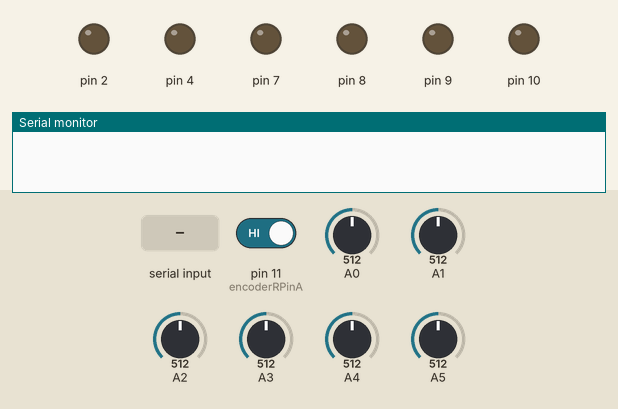
This sketch was run on a simulated Arduino Uno, built with avr-gcc and run on an emulated ATmega328P. Parts: output pins drawn as LEDs (lit = HIGH), the last lines printed to the serial monitor. The test bench sets the inputs (shaded band); at power-on: A1 = 512, pin 11 (encoderRPinA) HIGH, A0 = 512, A2 = 512, A3 = 512, A4 = 512, A5 = 512.

Above: at 1.2 s.
1.3 s: "w" received over Serial
At 3.5 s:
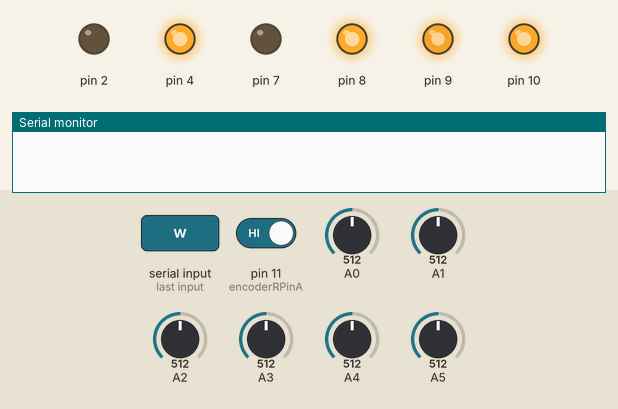
4.3 s: A1 set to 476
6.3 s: A1 set to 454
7.8 s: "y" received over Serial
At 9.8 s:
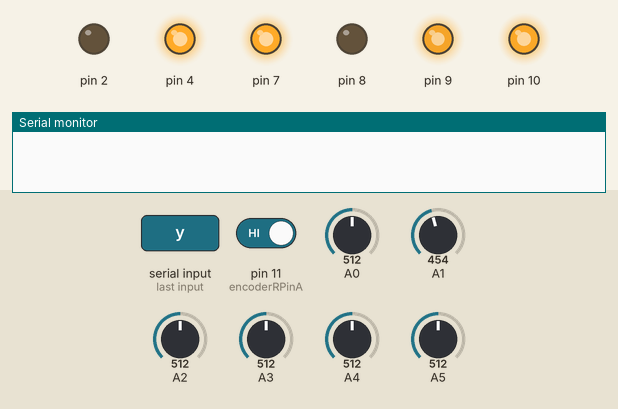
10.3 s: "f90\n" received over Serial
At 12.1 s:
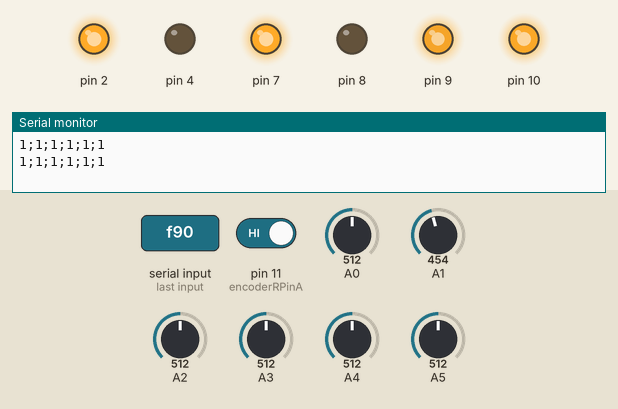
12.8 s: "x" received over Serial
At 14.8 s:
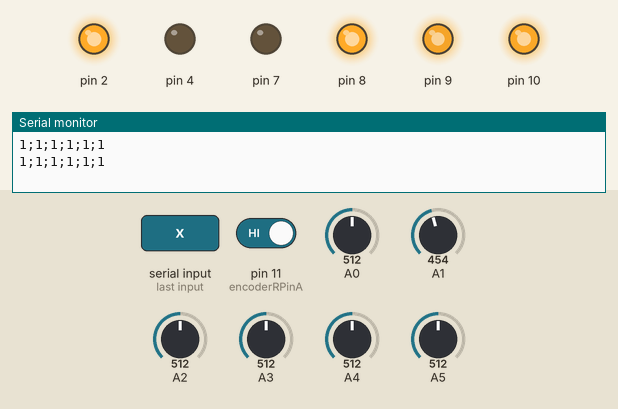
Timing chart, 0 to 16.3 s (numbered marks = the images above; inputs shaded):
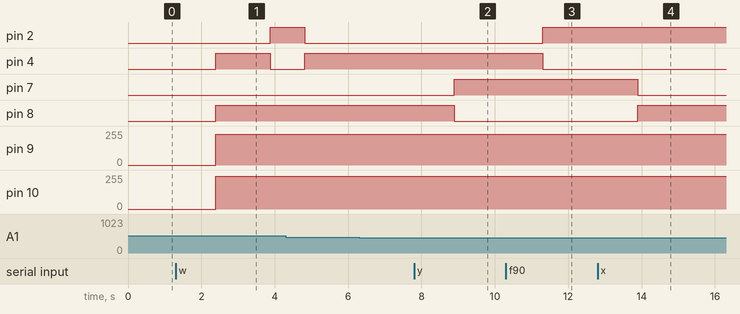

The sketch:

main.ino
```cpp
#include "DualVNH5019MotorShield.h"
#include "PinChangeInt.h"
#include <string.h>
//0.4;0.8;0.02775;0.5;0.75;0.02 decent bluetack battery, not fully charged
//0.3;0.8;0.02775;0.5;0.75;0.02 for no bluetack battery, not fully charged
// ;p;0.35;0.2;0.01;0.4;0.2.0;0.008;60 -- no bluetack battery
//with small battery, kp left = 13, kp right = 20
//with big battery, 17;1.5;0;20;2;0;26;26;10;100;250 can go 10 squares`


// newest: long distance: fffff;p;0.33;0.15;0.01;0.52;0.24;0.01;60
// newest newest: long dist: f;p;0.75;0.25;0.02;0.6;0.24;0.01;60
// f;p;0.43;0.15;0.02;0.52;0.38;0.02;60
#define L1 A1
#define F3 A0
#define R2 A2
#define R1 A3
#define F1 A4
#define BACK A5

#define TEST_TIME 0.002
#define READ_TIMES 17
#define FORWARD 0
#define ROTATE_CW 1
#define ROTATE_CCW 2
#define BACKWARD 3

const int encoderRPinA = 11;
const int encoderRPinB = 13;
const int encoderLPinA = 3;
const int encoderLPinB = 5;
const double iteration_time = 10;
const double wheel_radius = 3; // cm
const double robot_radius = 9.5; // cm
const double adjustEpsilon = 0.15;
const double desiredDistFromWall = 5.3;
const double diffAdjustBack = 0.3;
const double adjustDelay = 100;
const double adjustIterations = 5;
const int senseDelay = 550;
const int turnSenseDelay = 850;
const int pidOffset = 200;
//blutack
//const double leftTurnAngle = 85;
//const double rightTurnAngle = 88;

//////no blutack
// double leftTurnAngle = 87;
// double rightTurnAngle = 89;

double leftTurnAngle = 81;
double rightTurnAngle = 81;
double oneGridOffset = -0.1;
int fpDelay = 500;

//const double leftTurnAngle = 85;
//const double rightTurnAngle = 89;

volatile int encoderRPos = 0;
int encoderRPinALast = LOW;

volatile int encoderLPos = 0;
int encoderLPinALast = LOW;

double prevError = 0;
int leftForward = 364;
int rightForward = 387;

DualVNH5019MotorShield md;

int ticksDistance = 0;
double currentPulseTime1 = 0, prevPulseTime1 = 0;
double currentPulseTime2 = 0, prevPulseTime2 = 0;
double desired_rpm = 80;
bool running;

//---------PID-----------//

double errorPriorL = 0, integralL = 0, errorPriorR = 0, integralR = 0;
int leftPrevTicks = 0, rightPrevTicks = 0;
//double kpl = 0.16, kil = 0.014, kdl = 0.032, kpr = 0.97, kir = 0.87, kdr = 0.01, kp = 1.6, ki = 0.3, kd = 0.6; // for short distance blutack
//double kpl = 0.08, kil = 0.014, kdl = 0.032, kpr = 0.97, kir = 0.87, kdr = 0.01, kp = 1.6, ki = 0.3, kd = 0.6; // for short distance no blutack
//double kpl = 0.0325, kil = 0.014, kdl = 0.032, kpr = 0.97, kir = 0.87, kdr = 0.01, kp = 1.6, ki = 0.3, kd = 0.6; // for short distance blutack
//0.08;0.014;0.032;0.5;0.13;0.01;80;5
//double kpl = 0.08, kil = 0.014, kdl = 0.032, kpr = 0.5, kir = 0.13, kdr = 0.01, kp = 1.6, ki = 0.3, kd = 0.6;
//2.52;10;0.1;10;10;0.1;70;200
//2.9;0;0.2;10;15;0.1;80;200
//double kpl = 2.52, kil = 10, kdl = 0.1, kpr = 10, kir = 10, kdr = 0.1, kp = 1.6, ki = 0.3, kd = 0.6;
double kpl = 1.2, kil = 0, kdl = 0.2, kpr = 10, kir = 15, kdr = 0.1, kp = 1.6, ki = 0.3, kd = 0.6;
int leftRampupOffset, rightRampupOffset, rampUpDelay, leftBreak, rightBreak, delay_offset = 0;

//--------Main---------//

void setup() {
  pinMode (encoderLPinA, INPUT);
  pinMode (encoderLPinB, INPUT);
  pinMode (encoderRPinA, INPUT);
  pinMode (encoderRPinB, INPUT);
  running = false;
  Serial.begin(9600);
  PCintPort::attachInterrupt(encoderLPinA, &doEncoderLeft, RISING);
  PCintPort::attachInterrupt(encoderRPinA, &doEncoderRight, RISING);
  md.init();
}

bool done = false;
int count = 1;
float rpms[200];
int leftTickCount[100];
int rightTickCount[100];
int tickDiff[100];

void loop() {
  String command;
  if (Serial.available() > 0) {
    command = Serial.readString();
    Serial.flush();
   convertCommand(command);
//    readCommand(command);
  }
}

void readCommand(String instruction) {
  //  Serial.println(instruction);

  int curCount = 0, curId = 0;
  char curChar = instruction[0];
//  if (instruction.length() > 1) fpDelay = 500;
//  else fpDelay = 0;
  while (curId < instruction.length()) {
    curChar = instruction[curId];
    while (curId + curCount < instruction.length() && instruction[curId + curCount] == curChar)
      curCount++;
    int tCurCount = curCount;
    switch (curChar) {
      case 'f':
        while (curCount > 0) {
          if (curCount > 5) {
            forward(5);
            curCount -= 5;
            delay(200);
          }
          else {
            forward(curCount);
            break;
          }

        }
        curCount = tCurCount;
        delay(senseDelay);
        readSensors(true);
        break;
      case 'b':
        backward(curCount); readSensors(true);
        break;
      case 'l':
        turnLeft(leftTurnAngle * curCount);
        delay(turnSenseDelay);
          readSensors(true);
        break;
      case 'r':
        turnRight(rightTurnAngle * curCount);
        delay(turnSenseDelay);
          readSensors(true);
        break;
      case 's':
        readSensors(true); break;
      case 'x': //front
        adjust(true);
        readSensors(true);
        break;
      case 'y': //left
        adjust(false);
        readSensors(true);
        break;
      case 'z':
        readSensors(false); break;
      case 'w':
        fpAdjust(true); break;
      case 'u':
        fpAdjust(false); break;
    }

    curId += curCount;
    curCount = 0;
    if (instruction.length() > 5) delay(fpDelay);
  }

}

double adjustAngle(bool isFront) {
  int maxIter = 0;
  double left;
  double right;
  while (1) {
    if (maxIter >= adjustIterations) break;
    double distBetweenSensors;

    if (isFront) {
      left = readSingleSensor(L1, 51) - 5.1;
      right = readSingleSensor(R2, 51) - 4.9;
      distBetweenSensors = 18.0;
    }
    else {
      left = readSingleSensor(R1, 51) - 7.7;
      right = readSingleSensor(F1, 51) - 8.0;
      distBetweenSensors = 18.0;
    }
    if (left < 0 || right < 0) return 0;

    double sensorDifference = left - right;
    if (abs(sensorDifference) > 10) return 0;
    //    Serial.println(left);
    //    Serial.println(right);
    //check dist between sensors
    double degreesToTurn = atan2(abs(sensorDifference), distBetweenSensors) / PI * 180;
    if (degreesToTurn > 25) break;
    degreesToTurn = constrain(degreesToTurn, 0, 3);
    // Serial.println(sensorDifference);
    if (abs(sensorDifference) < adjustEpsilon) {
      break;
    }
    // Serial.println(degreesToTurn);
    if (sensorDifference > 0) {
      turnRight(degreesToTurn);
    }
    else {
      turnLeft(degreesToTurn);
    }
    delay(adjustDelay);
    maxIter++;
  }
  return (left + right) / 2;
}

void adjust(bool isFront) {
  // Serial.println("start calibrating..");
  double meanSensorReading = adjustAngle(isFront);
  if (meanSensorReading == 0) return;

  //      Serial.println("done");

//  double meanSensorReading = (left + right) / 2;
  if (isFront) {
    adjustDist(meanSensorReading, false);
  }
  else if (abs(meanSensorReading) >= 7 && abs(meanSensorReading) <= 12) {
    turnLeft(leftTurnAngle);
    delay(senseDelay);
    adjust(true);
    delay(senseDelay);
    turnRight(rightTurnAngle);
    delay(senseDelay);
    adjustAngle(false);
  }
  integralL = 0;
  integralR = 0;
}

void adjustDist(double distToWallFront, bool isFastestPath) {
  //  Serial.print("---");
  //  Serial.println(distToWallFront);

//  if (isFastestPath) {
//    goDigitatlDist(distToWallFront - desired
//    return;
//  }

  if (!isFastestPath && distToWallFront > 13) return;

  double distDiff = distToWallFront - desiredDistFromWall;
  int dir;
  if (distDiff > 0)
    dir = FORWARD;
  else
    dir = BACKWARD;
  if (dir == BACKWARD) {
    distDiff += diffAdjustBack;
  }
  if (abs(distDiff) <= adjustEpsilon) return;
  goDigitalDist(abs(distDiff), dir, false);

}

void fpAdjust(bool isNorth) {
  double left = readSingleSensor(L1, 51) - 5.1;
  double right = readSingleSensor(R2, 51) - 4.9;
  double mean = (left + right) / 2;
  adjustDist(mean, true);
  delay(turnSenseDelay);
  adjustAngle(true);
  delay(senseDelay);
  if (isNorth) turnRight(rightTurnAngle);
  else turnLeft(leftTurnAngle);
  delay(turnSenseDelay);
  left = readSingleSensor(L1, 51) - 5.1;
  right = readSingleSensor(R2, 51) - 4.9;
  mean = (left + right) / 2;
  adjustDist(mean, true);
}

double getOffset(int noGrid) {
  double offset = 0;
  switch (noGrid) {
    case 1: offset = oneGridOffset; break;
    case 2: offset = 0; break;
  }
  return offset;
}

void forward(int noGrid) {
  double offset = getOffset(noGrid);
  goDigitalDist(noGrid * 10 + offset, FORWARD, false);
}

void backward(int noGrid) {
  double offset = getOffset(noGrid);
  goDigitalDist(noGrid * 10 + offset, BACKWARD, false);
}

void turnLeft(double angle) {
  goDigitalDist(2 * PI * robot_radius * angle / 360, ROTATE_CCW, false);
}

void turnRight(double angle) {
  goDigitalDist(2 * PI * robot_radius * angle / 360, ROTATE_CW, false);
}

void doEncoderLeft() {
  if (encoderLPos <= ticksDistance && !(encoderLPos == 0 && ticksDistance == 0)) {
    encoderLPos++;
  } else if (encoderLPos > ticksDistance) {
    brake();
  }
  currentPulseTime1 = micros() - prevPulseTime1;
  prevPulseTime1 = micros();
}

void doEncoderRight() {
  if (encoderRPos <= ticksDistance && !(encoderRPos == 0 && ticksDistance == 0)) {
    encoderRPos++;
  } else if (encoderRPos > ticksDistance) {
    brake();
  }

  currentPulseTime2 = micros() - prevPulseTime2;
  prevPulseTime2 = micros();
}


//---------------Testing----------------//

void convertCommand(String command) {

  String curString, split[15];
  int curIndex = 0, splitId = 0;
  while (curIndex < command.length()) {
    curString = "";
    int index = curIndex;
    while (index < command.length() && command[index] != ';') {
      curString += command[index];
      index++;
    }
    split[splitId] = curString;
    splitId++;
    curIndex = index + 1;
    curString = "";
  }

  if (splitId == 1) {
    readCommand(split[0]);
    return;
  }

  if (split[1] == "p") {
    kpl = split[2].toFloat();
    kil = split[3].toFloat();
    kdl = split[4].toFloat();
    kpr = split[5].toFloat();
    kir = split[6].toFloat();
    kdr = split[7].toFloat();
    delay_offset = split[9].toFloat();
    desired_rpm = split[8].toFloat();
    readCommand(split[0]);

  } else if (split[1] == "n") {
    md.setSpeeds(split[2].toFloat(), split[3].toFloat());
    delay(4000);
    brake();
  } else if (split[1] == "d") {
    kp = split[2].toFloat();
    ki = split[3].toFloat();
    kd = split[4].toFloat();
    leftRampupOffset = split[5].toFloat();
    rightRampupOffset = split[6].toFloat();
    rampUpDelay = split[7].toFloat();
    leftBreak = split[8].toFloat();
    rightBreak = split[9].toFloat();

    readCommand(split[0]);
  } else if (split[1] == "m") {
    leftTurnAngle = split[2].toFloat();
    rightTurnAngle = split[3].toFloat();
    oneGridOffset = split[4].toFloat();
    leftForward = split[5].toFloat();
    rightForward = split[6].toFloat();
  }
}


void goDigitalDist(float dist, int direction, bool sense) {

  resetMove();
  running = true;

  int LMag = 1, RMag = 1;

  if (direction == ROTATE_CW) {
    RMag = -1;
  }
  else if (direction == ROTATE_CCW) {
    LMag = -1;
  } else if (direction == BACKWARD) {
    RMag = -1;
    LMag = -1;
  }


//  double diff_constraint = 3;
  if (dist < 6) {
    desired_rpm = 60;
  }

  ticksDistance = (int) (562.215 * dist / (2 * PI * wheel_radius));

  md.setSpeeds(LMag * leftForward, RMag * rightForward);

  if (dist > 22) {
    delay(pidOffset);
    // PID
    double prevRpmL = getLeftRpm(), prevRpmR = getRightRpm();
    while(running) {
      double leftRpm = getLeftRpm();
      double rightRpm = getRightRpm();

      Serial.print("");
      double leftDigitalPidOutput = computeDigitalPid(desired_rpm, leftRpm, kpl, kil, kdl, true);
      double rightDigitalPidOutput = computeDigitalPid(desired_rpm, rightRpm, kpr, kir, kdr, false);

      double newLeftRpm = constrain(prevRpmL + leftDigitalPidOutput, 0, 140);
      double newRightRpm = constrain(prevRpmR + rightDigitalPidOutput, 0, 140);

      if (running) motorSetRpm(newLeftRpm, newRightRpm, LMag, RMag);

      prevRpmL = newLeftRpm;
      prevRpmR = newRightRpm;
      delay(iteration_time);
    }
    brake();
  //  delay(30);
  //  delay(2000);
  }
}

double computeDigitalPid(double desired_value, double actual_value, double Kp, double Ki, double Kd, bool isLeft) {
  double error = desired_value - actual_value;
  if (isLeft)
    integralL += (error * iteration_time / 1000.0);
  else
    integralR += (error * iteration_time / 1000.0);
  double derivative = (error - (isLeft ? errorPriorL : errorPriorR)) / (iteration_time / 1000.0);
  double output = Kp * error + Ki * (isLeft ? integralL : integralR) + Kd * derivative;

  if (isLeft)
    errorPriorL = error;
  else
    errorPriorR = error;
  return output;
}

void goConstSpeed(double rpm1, double rpm2, int directionL, int directionR) {
  while (running) {
    Serial.print("");
    motorSetRpm(rpm1, rpm2, directionL, directionR);
    delay(iteration_time);
  }
  Serial.println("outside");
}

void motorSetRpm(float rpmL, float rpmR, int directionL, int directionR) {
//  int speedL = rpmL != 0 ? ((float)rpmL + 4.1114) / 0.2705 : 0;
//  int speedR = rpmR != 0 ? ((float)rpmR + 6.0446) / 0.2733 : 0;
  int speedL = rpmL != 0 ? (float)rpmL * 4.336 + 35.517 : 0;
  int speedR = rpmR != 0 ? (float)rpmR * 4.546 + 34.064 : 0;
  md.setSpeeds(speedL * directionL, speedR * directionR);
}

double getLeftRpm() {
  if (currentPulseTime1 == 0)
    return 0;
  return 60000 / (((currentPulseTime1) / 1000.0) * 562.215);
//  double p = pulseIn(encoderLPinA, HIGH) * 2;
//  if (p == 0) return 0;
////  Serial.println(60000 / ((p / 1000.0) * 562.215));
//  return 60000 / ((p / 1000.0) * 562.215);
}

double getRightRpm() {
  if (currentPulseTime2 == 0)
    return 0;
  return 60000 / (((currentPulseTime2) / 1000.0) * 562.215);
//  double p = pulseIn(encoderRPinA, HIGH) * 2;
//  if (p == 0) return 0;
//  return 60000 / ((p / 1000.0) * 562.215);
}

void brake() {

  md.setBrakes(400, 400);
  delay(5);
  resetMove();
}

void resetMove() {
//  integralL = 0;
  errorPriorL = 0;
//  integralR = 0;
  errorPriorR = 0;
  encoderLPos = 0;
  encoderRPos = 0;
  ticksDistance = 0;
  running = false;
}


//------------Sensor--------------//


void readSensors(bool returnGrid) {
  double l1 = readSingleSensor(L1, 17) - 5.1;
  double f3 = readSingleSensor(F3, 17) - 14.5;
  double r2 = readSingleSensor(R2, 17) - 4.9;
  double r1 = readSingleSensor(R1, 17) - 7.7;
  double f1 = readSingleSensor(F1, 17) - 8.0;
  double back = readSingleSensor(BACK, 17) - 2.1;
  if (back > 10) back += 1;
  else back -= 0.4;
  String s;
  if (returnGrid)
    s = stringifyGrid(l1, false) + ";" + stringifyGrid(back, false) + ";" + stringifyGrid(r2, false) + ";" + stringifyGrid(f3, true) + ";" + stringifyGrid(r1, false) + ";" + stringifyGrid(f1, false);
  else
    s = stringify(l1) + ";" + stringify(back) + ";" + stringify(r2) + ";" + stringify(f3) + ";" + stringify(r1) + ";" + stringify(f1);
  Serial.println(s);
}

String stringify(double value) {
  return String(value);
}

String stringifyGrid(double value, bool isLong) {
  if (isLong && value > 20 && value <= 60) {
    return String(int(value / 10.0) + 1);
  }
  else if (isLong && value > 15 && value <= 20) return "3";
  if (value <= 11 && value >= 0) return "1";
  return "-1";
//  if (value < 0 || value > 23)
//    return "-1";
//  if (value <= 11)
//    return "1";
//  else if (value <= 23)
//    return "2";
}

double readSingleSensor(int sensorNumber, int readTimes) {
  int temp_value[7];
  int sensorVal[readTimes];
  int sortedSensorVal[readTimes];
  for (int i = 0; i < readTimes; i++) {
    for (int j = 0; j < 7; j++)
      temp_value[j] = analogRead(sensorNumber);

    sensorVal[i] = kthSmallest(temp_value, 0, 6, 3);
  }

  int readValue = kthSmallest(sensorVal, 0 , readTimes - 1, readTimes / 2);

  if (readValue <= 3) return -10;

  return convertAdcToCent(sensorNumber, readValue);

}

double convertAdcToCent(int sensorNumber, double readValue) {
  // deduce distance from value read from analog pin
  switch (sensorNumber) {
    case F1:
      return 5452.08 / (readValue - 3) - 1.246;
    case R1:
      return 6534.06 / (readValue - 3) - 3.83;
    case L1:
      return 6270.15 / (readValue - 3) - 2.8977;
    case F3:
      return 14054.34 / (readValue - 3) - 5.472;
    case BACK:
      return 6142.70 / (readValue - 3) - 3.088;
    case R2:
      return 6725.72 / (readValue - 3) - 4.077;
  }
}

int partition(int arr[], int l, int r)
{
  int x = arr[r], i = l;
  for (int j = l; j <= r - 1; j++) {
    if (arr[j] <= x) {
      swap(&arr[i], &arr[j]);
      i++;
    }
  }
  swap(&arr[i], &arr[r]);
  return i;
}

void swap(int* a, int* b) {
  int tmp = *a;
  *a = *b;
  *b = tmp;
}

// This function returns k'th smallest
// element in arr[l..r] using QuickSort
// based method.  ASSUMPTION: ALL ELEMENTS
// IN ARR[] ARE DISTINCT
int kthSmallest(int arr[], int l, int r, int k)
{
  // If k is smaller than number of
  // elements in array
  if (k > 0 && k <= r - l + 1) {

    // Partition the array around last
    // element and get position of pivot
    // element in sorted array
    int index = partition(arr, l, r);

    // If position is same as k
    if (index - l == k - 1)
      return arr[index];

    // If position is more, recur
    // for left subarray
    if (index - l > k - 1)
      return kthSmallest(arr, l, index - 1, k);

    // Else recur for right subarray
    return kthSmallest(arr, index + 1, r,
                       k - index + l - 1);
  }

  // If k is more than number of
  // elements in array
  return 1000;
}
```

Source omitted: DualVNH5019MotorShield.cpp (5330 bytes), DualVNH5019MotorShield.h (1492 bytes)

Measured:
- after the input at 1.3 s, pin 2: LOW → HIGH after 2.6 s; pin 4: LOW → HIGH after 1.1 s, → LOW 1.5 s later; pin 8: LOW → HIGH after 1.1 s; pin 9: 0/255 → 232/255 after 1.1 s; pin 10: 0/255 → 247/255 after 1.1 s
- after the input at 6.3 s, every drawn part: stays the same
- after the input at 7.8 s, pin 7: LOW → HIGH after 1.1 s; pin 8: HIGH → LOW after 1.1 s
- after the input at 10.3 s, pin 2: LOW → HIGH after 1.0 s; pin 4: HIGH → LOW after 1.0 s
- after the input at 12.8 s, pin 7: HIGH → LOW after 1.1 s; pin 8: LOW → HIGH after 1.1 s
